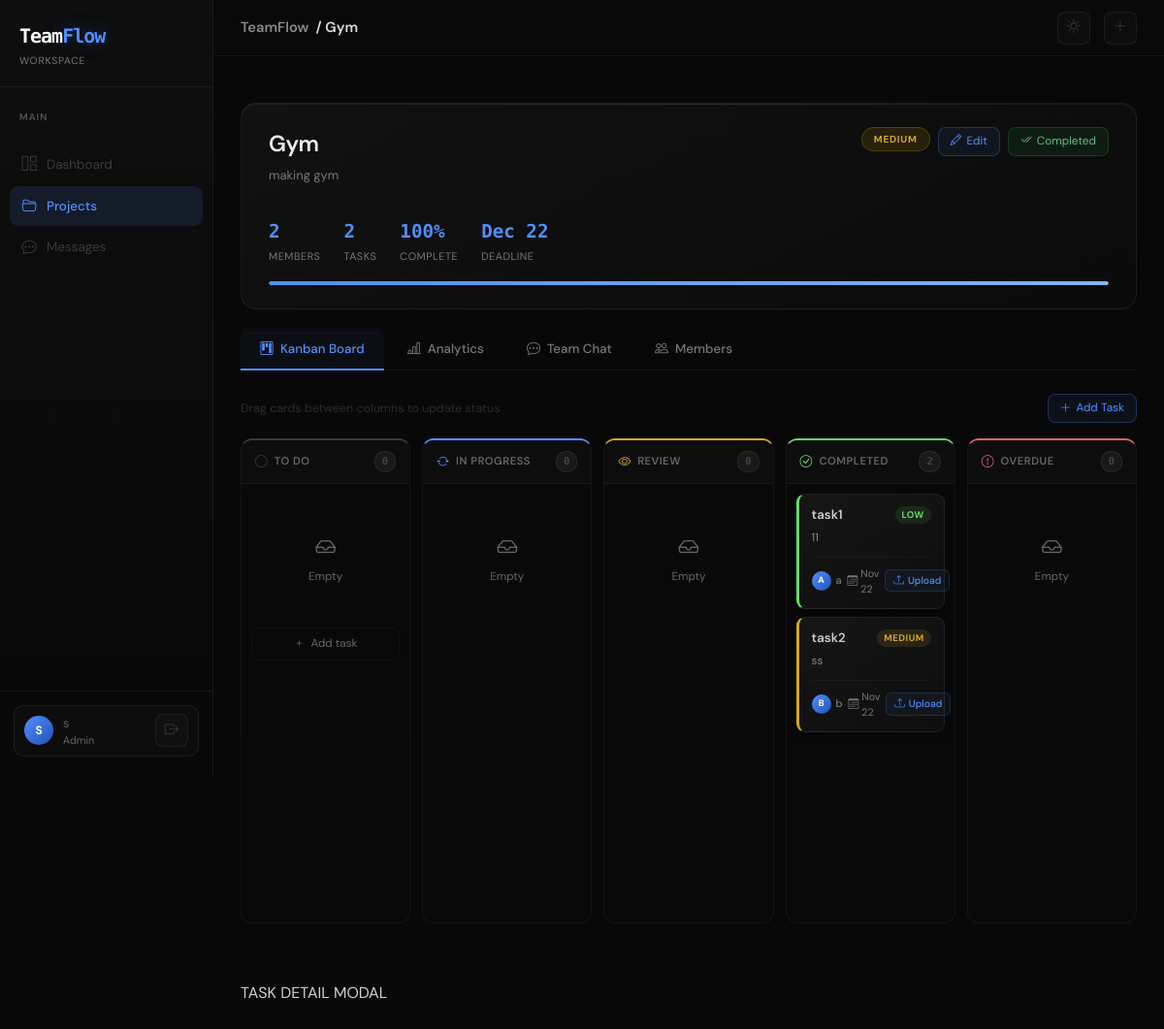
/project/1 (signed in), run on the app's committed database.
### app/models.py (models this page shows, shortened)
class User(db.Model, UserMixin):
    id = db.Column(db.Integer, primary_key=True)
    full_name = db.Column(db.String(100), nullable=False)
    email = db.Column(db.String(120), unique=True, nullable=False)
    password_hash = db.Column(db.String(200), nullable=False)
    role = db.Column(db.String(20), default='Member')  # Admin or Member
    profile_image = db.Column(db.String(100), default='default.jpg')
    created_at = db.Column(db.DateTime, default=datetime.utcnow)
    assigned_tasks = db.relationship('Task', backref='assignee', lazy=True, foreign_keys='Task.assigned_to')
    member_of = db.relationship('ProjectMember', backref='user', lazy=True)
    messages_sent = db.relationship('Message', backref='sender', lazy=True)
    task_files = db.relationship('TaskFile', backref='uploader', lazy=True)
    reports = db.relationship('TaskReport', backref='member', lazy=True)

class Project(db.Model):
    id = db.Column(db.Integer, primary_key=True)
    name = db.Column(db.String(100), nullable=False)
    description = db.Column(db.Text)
    start_date = db.Column(db.Date)
    deadline = db.Column(db.Date)
    priority = db.Column(db.String(20))  # Low, Medium, High, Critical
    status = db.Column(db.String(20), default='Active')
    created_by = db.Column(db.Integer, db.ForeignKey('user.id'))
    created_at = db.Column(db.DateTime, default=datetime.utcnow)
    members = db.relationship('ProjectMember', backref='project', cascade="all, delete", lazy=True)
    tasks = db.relationship('Task', backref='project', cascade="all, delete", lazy=True)
    messages = db.relationship('Message', backref='project', cascade="all, delete", lazy=True)

class Task(db.Model):
    id = db.Column(db.Integer, primary_key=True)
    project_id = db.Column(db.Integer, db.ForeignKey('project.id'))
    title = db.Column(db.String(150), nullable=False)
    description = db.Column(db.Text)
    assigned_to = db.Column(db.Integer, db.ForeignKey('user.id'))
    priority = db.Column(db.String(20))
    deadline = db.Column(db.Date)
    status = db.Column(db.String(20), default='To Do')  # To Do, In Progress, Review, Completed, Overdue
    created_at = db.Column(db.DateTime, default=datetime.utcnow)
    files = db.relationship('TaskFile', backref='task', cascade="all, delete", lazy=True)
    report = db.relationship('TaskReport', backref='task', uselist=False, cascade="all, delete")  # only one report per task

### app/routes/projects.py (the view)
@projects.route('/project/<int:id>')
@login_required
def view_project(id):
    project = Project.query.get_or_404(id)
    all_tasks = Task.query.filter_by(project_id=id).all()
    today = date.today()
    for task in all_tasks:
        if task.status != 'Completed':
            if task.deadline != None and task.deadline < today:
                task.status = 'Overdue'
    db.session.commit()
    total = len(all_tasks)
    done = sum(1 for t in all_tasks if t.status == 'Completed')
    progress = int((done / total) * 100) if total > 0 else 0
    kanban_columns = ['To Do', 'In Progress', 'Review', 'Completed', 'Overdue']
    tasks_by_status = {'To Do': [], 'In Progress': [], 'Review': [], 'Completed': [], 'Overdue': []}
    for task in all_tasks:
        if task.status in tasks_by_status:
            tasks_by_status[task.status].append(task)
    status_counts, priority_counts, member_workload, weekly = get_task_chart_data(all_tasks)
    chat_messages = Message.query.filter_by(project_id=id).order_by(Message.timestamp.asc()).limit(100).all()
    active_tab = request.args.get('tab', 'kanban')
    return render_template(
        'projects/view.html',
        project=project,
        tasks=all_tasks,
        progress=progress,
        tasks_by_status=tasks_by_status,
        kanban_columns=kanban_columns,
        status_counts=status_counts,
        priority_counts=priority_counts,
        member_workload=member_workload,
        weekly_completion=weekly,
        chat_messages=chat_messages,
        active_tab=active_tab,
        today=today
    )

### app/__init__.py (called while the page is built)
def create_app(config_class=Config):
    app = Flask(__name__)
    app.config.from_object(config_class)
    csrf.init_app(app)
    db.init_app(app)
    migrate.init_app(app, db)
    login_manager.init_app(app)
    socketio.init_app(app)
    @app.context_processor
    def inject_today():
        todays_date = date.today()
        return dict(today=todays_date)
    from app.routes.auth import auth
    from app.routes.projects import projects
    from app.routes.tasks import tasks
    from app.routes.main import main
    from app.routes.chat import chat_bp
    app.register_blueprint(auth)
    app.register_blueprint(projects)
    app.register_blueprint(tasks)
    app.register_blueprint(main)
    app.register_blueprint(chat_bp)
    return app

### app/models.py (called while the page is built)
@login_manager.user_loader
def load_user(user_id):
    user = User.query.get(int(user_id))
    return user

### app/templates/projects/view.html (shortened to what this page needs)
{% extends 'base.html' %}
{% block page_title %}{{ project.name }}{% endblock %}
{% block content %}
<div class="project-hero">
    <div class="hero-top">
        <div>
            <div class="hero-title">{{ project.name }}</div>
            <p class="hero-desc">{{ project.description or 'No description provided.' }}</p>
        </div>
        <div class="d-flex align-items-start gap-2 flex-wrap">
            <span class="priority-badge badge-{{ project.priority|lower }}">{{ project.priority }}</span>
            {% if current_user.role == 'Admin' %}
            <a href="{{ url_for('projects.edit_project', id=project.id) }}" class="mini-btn mini-btn-primary">
                <i class="bi bi-pencil"></i> Edit
            </a>
            {% if project.status != 'Completed' %}
            <form action="{{ url_for('projects.complete_project', id=project.id) }}" method="POST"
                  onsubmit="return confirm('Mark this entire project as completed? All remaining tasks will be closed.')">
                <input type="hidden" name="csrf_token" value="{{ csrf_token() }}">
                <button type="submit" class="mini-btn" style="background:rgba(40,167,69,0.12);border-color:rgba(40,167,69,0.3);color:#5fbe82;">
                    <i class="bi bi-check2-all"></i> Mark Complete
                </button>
            </form>
            {% else %}
            <span class="mini-btn" style="background:rgba(40,167,69,0.1);border-color:rgba(40,167,69,0.25);color:#5fbe82;cursor:default;">
                <i class="bi bi-check2-all"></i> Completed
            </span>
            {% endif %}
            {% endif %}
        </div>
    </div>
    <div class="hero-meta">
        <div><div class="hero-stat-val">{{ project.members|length }}</div><div class="hero-stat-label">Members</div></div>
        <div><div class="hero-stat-val">{{ tasks|length }}</div><div class="hero-stat-label">Tasks</div></div>
        <div><div class="hero-stat-val">{{ progress }}%</div><div class="hero-stat-label">Complete</div></div>
        <div><div class="hero-stat-val">{{ project.deadline.strftime('%b %d') if project.deadline else '—' }}</div><div class="hero-stat-label">Deadline</div></div>
    </div>
    <div class="hero-progress"><div class="hero-progress-fill" style="width:{{ progress }}%"></div></div>
</div>
<div class="project-tabs">
    <button class="tab-btn {% if active_tab == 'kanban' %}active{% endif %}" onclick="switchTab('kanban', this)">
        <i class="bi bi-kanban"></i> Kanban Board
    </button>
    <button class="tab-btn {% if active_tab == 'analytics' %}active{% endif %}" onclick="switchTab('analytics', this)">
        <i class="bi bi-bar-chart-line"></i> Analytics
    </button>
    <button class="tab-btn {% if active_tab == 'chat' %}active{% endif %}" onclick="switchTab('chat', this)">
        <i class="bi bi-chat-dots"></i> Team Chat
    </button>
    <button class="tab-btn {% if active_tab == 'members' %}active{% endif %}" onclick="switchTab('members', this)">
        <i class="bi bi-people"></i> Members
    </button>
</div>
<div class="tab-panel {% if active_tab == 'kanban' %}active{% endif %}" id="tab-kanban">
    {% if current_user.role == 'Admin' %}
    <div class="d-flex justify-content-between align-items-center mb-3">
        <div style="font-size:0.78rem; color:#2a2a2a;">Drag cards between columns to update status</div>
        <a href="{{ url_for('tasks.create_task', project_id=project.id) }}" class="mini-btn mini-btn-primary">
            <i class="bi bi-plus-lg"></i> Add Task
        </a>
    </div>
    {% endif %}
    <div class="kanban-wrapper">
        {% set columns = [
            ('To Do',       'todo',        '#3a3a3a', 'bi-circle'),
            ('In Progress', 'in-progress', '#4f8fff', 'bi-arrow-repeat'),
            ('Review',      'review',      '#d4a820', 'bi-eye'),
            ('Completed',   'completed',   '#63dc64', 'bi-check-circle'),
            ('Overdue',     'overdue',     '#e06070', 'bi-exclamation-circle')
        ] %}
        {% for col_name, col_id, col_color, col_icon in columns %}
        {% set col_tasks = tasks_by_status.get(col_name, []) %}
        <div class="kanban-col" data-col="{{ col_id }}">
            <div class="kanban-col-header">
                <div class="col-label">
                    <i class="bi {{ col_icon }}" style="color: {{ col_color }}; font-size: 0.8rem;"></i>
                    <span style="color: #666; text-transform: uppercase; font-size: 0.7rem; letter-spacing: 0.5px;">{{ col_name }}</span>
                </div>
                <span class="col-count" id="cnt-{{ col_id }}">{{ col_tasks|length }}</span>
            </div>
            <div class="kanban-drop-zone"
                 id="col-{{ col_id }}"
                 data-status="{{ col_name }}"
                 ondragover="onDragOver(event)"
                 ondragleave="onDragLeave(event)"
                 ondrop="onDrop(event, '{{ col_name }}')">
                {% for task in col_tasks %}
                {% set can_act = (current_user.role == 'Admin' or task.assigned_to == current_user.id) %}
                <div class="task-card prio-{{ task.priority|lower if task.priority else 'low' }}"
                     id="task-{{ task.id }}"
                     draggable="{{ 'true' if can_act else 'false' }}"
                     ondragstart="onDragStart(event, {{ task.id }})"
                     onclick="openTaskModal({{ task.id }})">
                    <div class="task-card-top">
                        <span class="task-title-text">{{ task.title }}</span>
                        <span class="task-prio-badge prio-badge-{{ task.priority|lower if task.priority else 'low' }}">
                            {{ task.priority or 'Low' }}
                        </span>
                    </div>
                    {% if task.description %}
                    <div class="task-desc-text">{{ task.description }}</div>
                    {% endif %}
                    <div class="task-card-footer">
                        <div class="task-assignee-chip">
                            {% if task.assignee %}
                            <div class="task-mini-avatar">{{ task.assignee.full_name[0].upper() }}</div>
                            <span>{{ task.assignee.full_name.split(' ')[0] }}</span>
                            {% else %}
                            <span style="color:#1e1e1e;">Unassigned</span>
                            {% endif %}
                        </div>
                        <div style="display:flex; align-items:center; gap:6px;">
                            {% if task.deadline %}
                            <span class="task-deadline-chip {% if task.deadline < today %}overdue{% endif %}">
                                <i class="bi bi-calendar3"></i>{{ task.deadline.strftime('%b %d') }}
                            </span>
                            {% endif %}
                            {% if can_act %}
                            <button class="card-upload-btn"
                                    onclick="event.stopPropagation(); quickUpload({{ task.id }}, '{{ url_for('tasks.upload_file', task_id=task.id) }}')"
                                    title="Upload files">
                                <i class="bi bi-upload"></i> Upload
                            </button>
                            {% endif %}
                        </div>
                    </div>
                </div>
                {% endfor %}
                {% if not col_tasks %}
                <div class="kanban-empty">
                    <i class="bi bi-inbox"></i>
                    Empty
                </div>
                {% endif %}
                {% if col_name == 'To Do' and current_user.role == 'Admin' %}
                <a href="{{ url_for('tasks.create_task', project_id=project.id) }}" class="kanban-add-btn">
                    <i class="bi bi-plus"></i> Add task
                </a>
                {% endif %}
            </div>
        </div>
        {% endfor %}
    </div>
</div>
     TASK DETAIL MODAL
{% endblock %}

### app/templates/base.html (shortened to what this page needs)
<!DOCTYPE html>
<html lang="en">
<head>
    <link href="https://cdn.jsdelivr.net/npm/bootstrap@5.3.0/dist/css/bootstrap.min.css" rel="stylesheet">
    <link rel="stylesheet" href="https://cdn.jsdelivr.net/npm/bootstrap-icons@1.11.0/font/bootstrap-icons.css">
    <link rel="stylesheet" href="{{ url_for('static', filename='css/teamflow.css') }}">
</head>
<body class="app-page">
<aside class="sidebar">
    <a href="{{ url_for('main.dashboard') }}" class="sidebar-brand">
        <div class="logo-text">Team<span>Flow</span></div>
        <div class="logo-sub">Workspace</div>
    </a>
    <nav class="sidebar-nav">
        <p class="nav-section-label">Main</p>
        <a href="{{ url_for('main.dashboard') }}" class="sidebar-link {% if request.endpoint == 'main.dashboard' %}active{% endif %}">
            <i class="bi bi-grid-1x2"></i> Dashboard
        </a>
        <a href="{{ url_for('projects.list_projects') }}" class="sidebar-link {% if 'project' in (request.endpoint or '') %}active{% endif %}">
            <i class="bi bi-folder2-open"></i> Projects
        </a>
        <a href="{{ url_for('chat.index') }}" class="sidebar-link {% if 'chat' in (request.endpoint or '') %}active{% endif %}">
            <i class="bi bi-chat-dots"></i> Messages
        </a>
    </nav>
    <div class="sidebar-user">
        <div class="user-chip">
            <div class="user-avatar">{{ current_user.full_name[0].upper() }}</div>
            <div>
                <div class="user-name">{{ current_user.full_name.split(' ')[0] }}</div>
                <div class="user-role">{{ current_user.role }}</div>
            </div>
            <a href="{{ url_for('auth.logout') }}" class="ms-auto topbar-icon-btn" title="Logout">
                <i class="bi bi-box-arrow-right"></i>
            </a>
        </div>
    </div>
</aside>
<div class="main-wrapper">
    <header class="topbar">
        <div class="topbar-title">
            TeamFlow &nbsp;<span>/ {% block page_title %}Dashboard{% endblock %}</span>
        </div>
        <div class="topbar-actions">
            <button class="topbar-icon-btn" id="themeToggleBtn" onclick="toggleTheme()" title="Toggle light / dark mode">
                <i class="bi bi-sun" id="themeIcon"></i>
            </button>
            {% if current_user.role == 'Admin' %}
            <a href="{{ url_for('projects.new_project') }}" class="topbar-icon-btn" title="New Project">
                <i class="bi bi-plus-lg"></i>
            </a>
            {% endif %}
        </div>
    </header>
    <main class="page-body">
        {% block content %}{% endblock %}
    </main>
</div>
</body>
</html>

### data on the page
User: full_name "S", full_name "s", role "Admin"
Project: name "Gym", description "making gym", priority "MEDIUM", deadline "Dec 22"
Task: title "task1", priority "LOW", description "11", assignee "A", assignee.full_name "a", deadline "Nov 22"
Task: title "task2", priority "MEDIUM", description "ss", assignee "B", assignee.full_name "b", deadline "Nov 22"

### other printed values
{{ project.members|length }} "2"
{{ tasks|length }} "2"
{{ progress }} "100"
{{ col_name }} "TO DO" "IN PROGRESS" "REVIEW" "COMPLETED" "OVERDUE"
{{ col_tasks|length }} "0" "0" "0" "2" "0"
